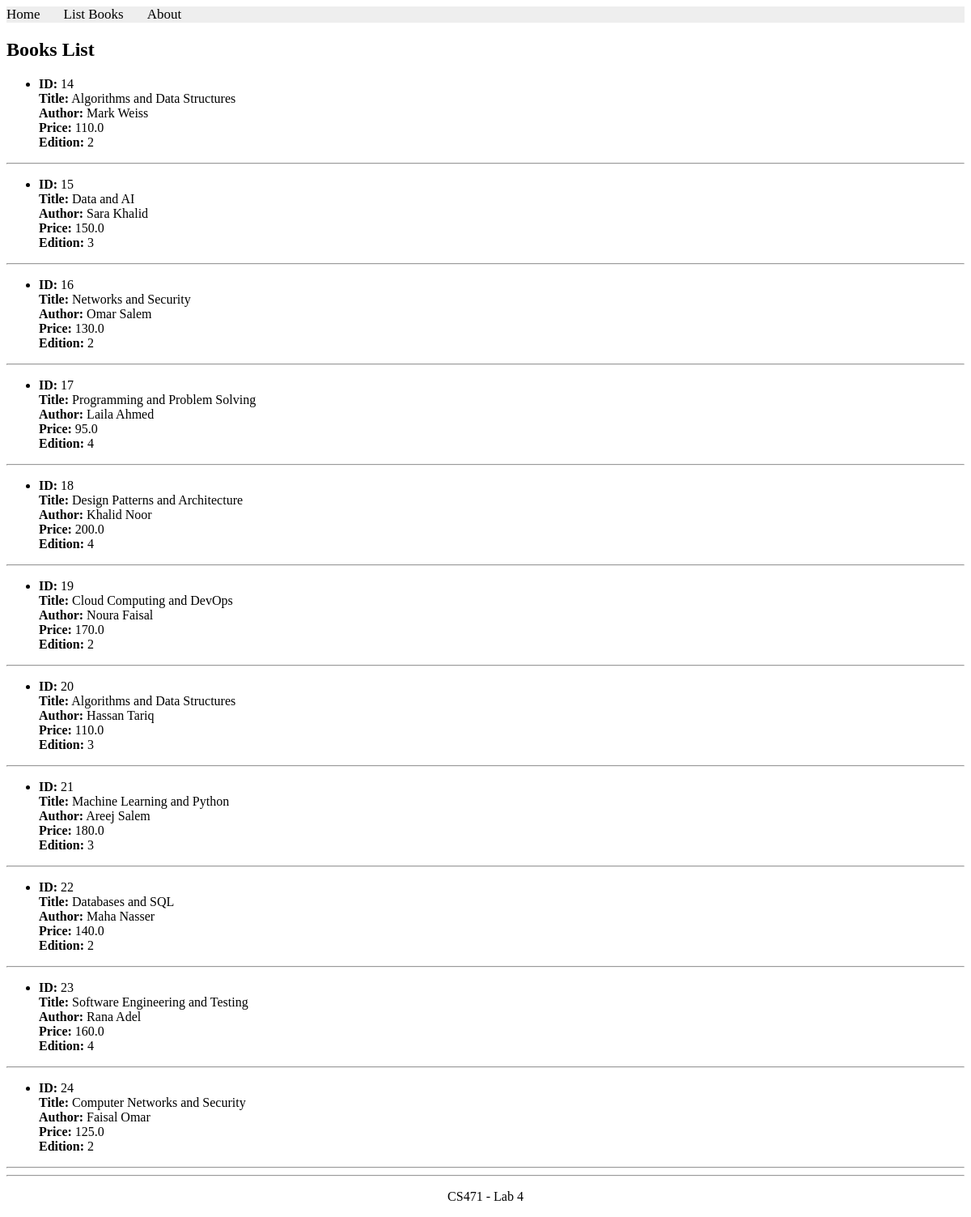
The app's page /books/simple/query, older data.
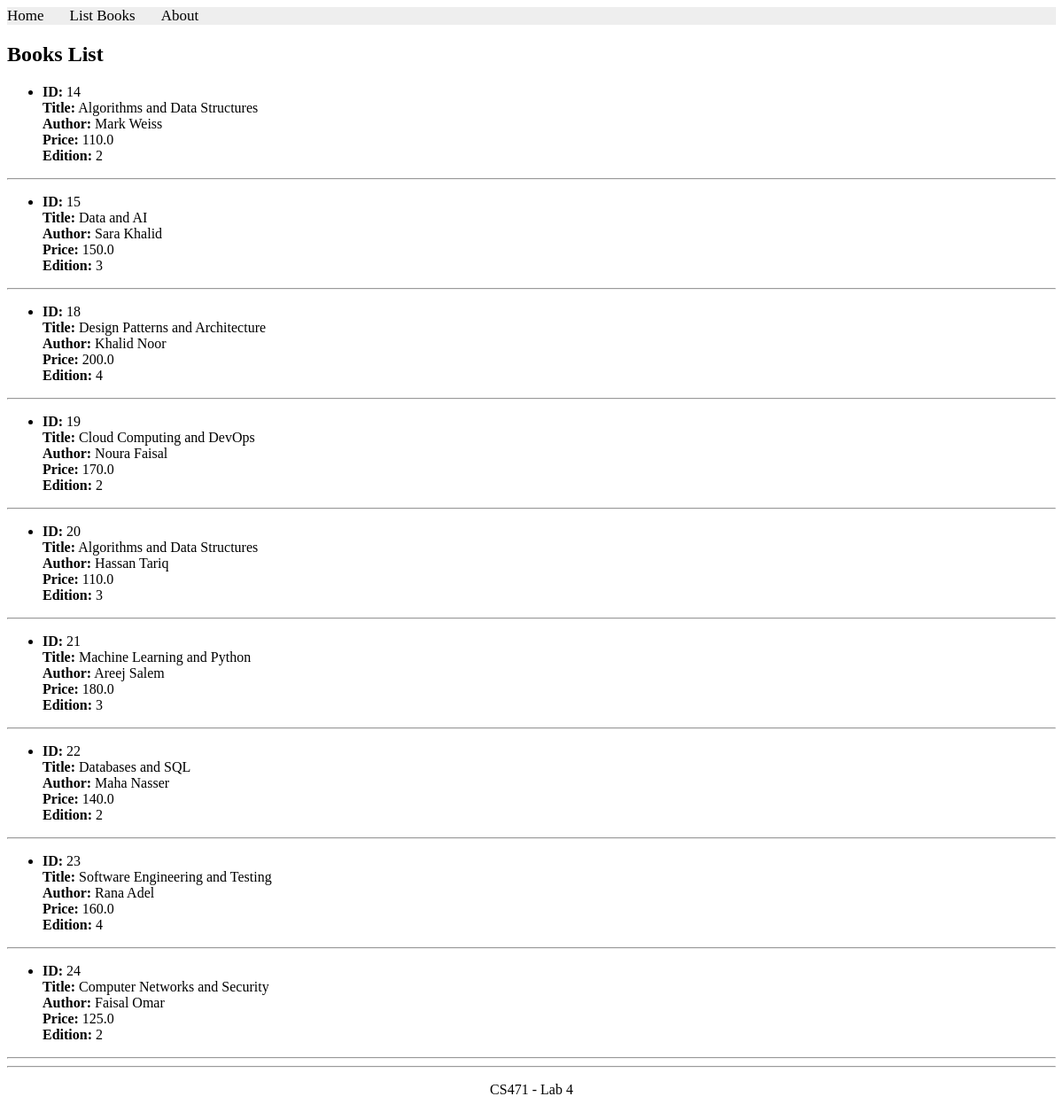
The same page, newer data.
### apps/bookmodule/models.py (models this page shows, shortened)
class Book(models.Model):
    title = models.CharField(max_length=100)
    author = models.CharField(max_length=50, blank=True, null=True)
    price = models.FloatField(default=0.0)
    edition = models.SmallIntegerField(default=1)
    quantity = models.IntegerField(default=1)
    pubdate = models.DateTimeField(null=True, blank=True)
    rating = models.SmallIntegerField(default=1)
    publisher = models.ForeignKey(Publisher, null=True, blank=True, on_delete=models.SET_NULL)
    authors = models.ManyToManyField(Author, blank=True)

### apps/bookmodule/views.py (the view)
# urls.py: path('simple/query', views.simple_query, name="books.simple_query"),
def simple_query(request):
    mybooks = Book.objects.filter(title__icontains='and')
    return render(request, "bookmodule/bookList.html", {'books': mybooks})

### apps/templates/bookmodule/bookList.html (shortened to what this page needs)
{% extends "layouts/base.html" %}
{% load static %}
{% block content %}
<h2>Books List</h2>
{% if books %}
    {% for book in books %}
        <ul>
            <li><strong>ID:</strong> {{ book.id }}</li>
            <strong>Title:</strong> {{ book.title }}<br>
            <strong>Author:</strong> {{ book.author }}<br>
            <strong>Price:</strong> {{ book.price }}<br>
            <strong>Edition:</strong> {{ book.edition }}<br>
        </ul>
        <hr>
    {% endfor %}
{% else %}
<p>No books found.</p>
{% endif %}
{% endblock content %}

Row changes from the older to the newer data that the page shows:
removed Book: id "16", title "Networks and Security", author "Omar Salem", price "130.0", edition "2"
removed Book: id "17", title "Programming and Problem Solving", author "Laila Ahmed", price "95.0", edition "4"
